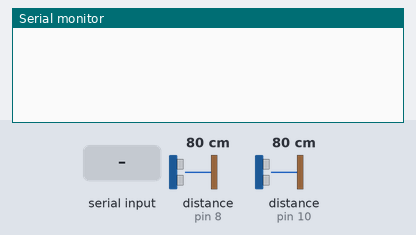
The sketch below on a simulated Arduino Uno, built with avr-gcc and run on an emulated ATmega328P. On the bench: the last lines printed to the serial monitor. The inputs (shaded band) are chosen by the test bench; at power-on: distance to the obstacle (sensors on pin 8, pin 10) 80 cm. The echo pulse lasts 58.3 µs per cm.

Above: at 1.2 s.
1.3 s: "1" received over Serial
At 2.0 s:
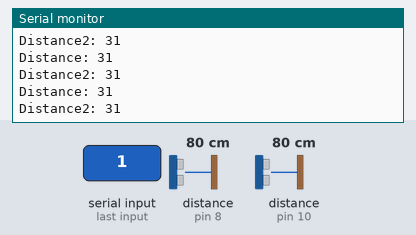
2.8 s: distance to the obstacle (sensor on pin 8) set to 2 cm
At 3.8 s:
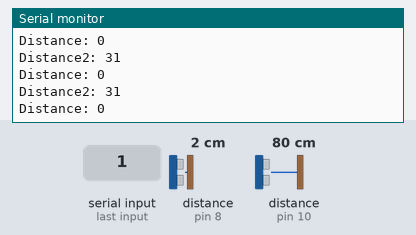
5.8 s: distance to the obstacle (sensor on pin 10) set to 299 cm
At 6.9 s:
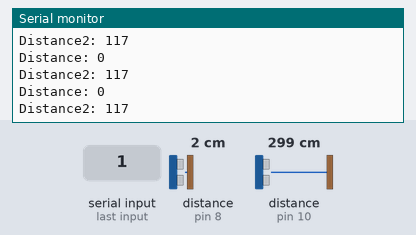
8.8 s: distance to the obstacle (sensor on pin 8) set to 60 cm
At 9.4 s:
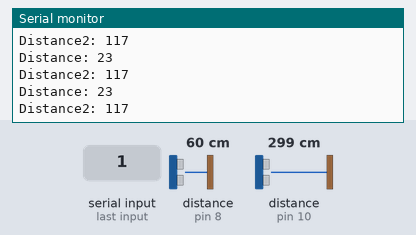
11.8 s: distance to the obstacle (sensor on pin 10) set to 2 cm
At 12.4 s:
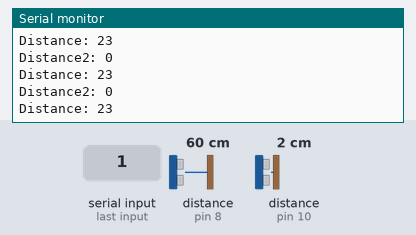
14.8 s: distance to the obstacle (sensor on pin 8) set to 4 cm
At 15.9 s:
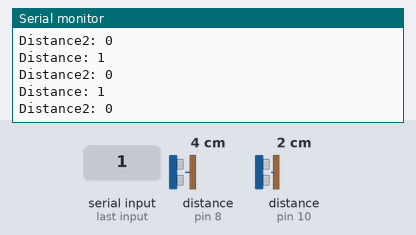
Timing chart, 0 to 17.8 s (numbered marks = the images above; inputs shaded):
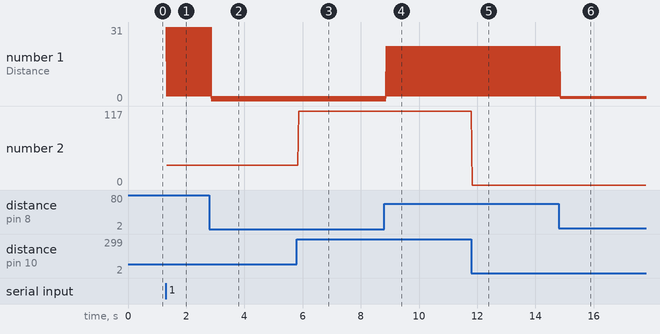

Measured:
- after the input at 1.3 s, the serial monitor: prints a new line at once (image 1)
- after the input at 2.8 s, the serial monitor: prints a new line after 0.08 s (image 2)
- after the input at 5.8 s, the serial monitor: prints a new line after 0.07 s (image 3)
- after the input at 8.8 s, the serial monitor: prints a new line after 0.07 s (image 4)
- after the input at 11.8 s, the serial monitor: prints a new line at once (image 5)
- after the input at 14.8 s, the serial monitor: prints a new line after 0.07 s (image 6)
- plotted number 1: 31 → 0 after the input at 2.8 s
- plotted number 2: 31 → 117 after the input at 5.8 s

The sketch:

Ultrasonido_2.ino
```cpp
/// Ultrasonic Senso/

// defines pins numbers

//Ultrasonido
const int trigPin = 9;
const int echoPin = 8;
//Ultrasonido2
const int trigPin2 = 11;
const int echoPin2 = 10;
// defines variables ultrasonido
long duration;
int distance;
// defines variables ultrasonido2
long duration2;
int distance2;

void setup() {
Serial.begin(9600); // Starts the serial communication
//Ultrasonido1
pinMode(trigPin, OUTPUT); // Sets the trigPin as an Output
pinMode(echoPin, INPUT); // Sets the echoPin as an Input
//Ultrasonido2
pinMode(trigPin2, OUTPUT); // Sets the trigPin as an Output
pinMode(echoPin2, INPUT); // Sets the echoPin as an Inpu

}

void loop(){
  if(Serial.available()){
    delay(10);
// Clears the trigPin
digitalWrite(trigPin, LOW);
delayMicroseconds(2);


// Sets the trigPin on HIGH state for 10 micro seconds
digitalWrite(trigPin, HIGH);
delayMicroseconds(10);
digitalWrite(trigPin, LOW);

// Reads the echoPin, returns the sound wave travel time in microseconds
duration = pulseIn(echoPin, HIGH);


// Calculating the distance Ultrasonido
distance= duration/74/2;

// Prints the distance on the Serial Monitor
Serial.print("Distance: ");
Serial.println(distance);

//Clears the trigPin2
digitalWrite(trigPin2, LOW);
delayMicroseconds(2);

// Sets the trigPin2 on HIGH state for 10 micro seconds
digitalWrite(trigPin2, HIGH);
delayMicroseconds(10);
digitalWrite(trigPin2, LOW);

// Reads the echoPin2, returns the sound wave travel time in microseconds
duration2 = pulseIn(echoPin2, HIGH);

// Calculating the distance Ultrasonido2
distance2= duration2/74/2;

// Prints the distance on the Serial Monitor
Serial.print("Distance2: ");
Serial.println(distance2);
}
}
```
